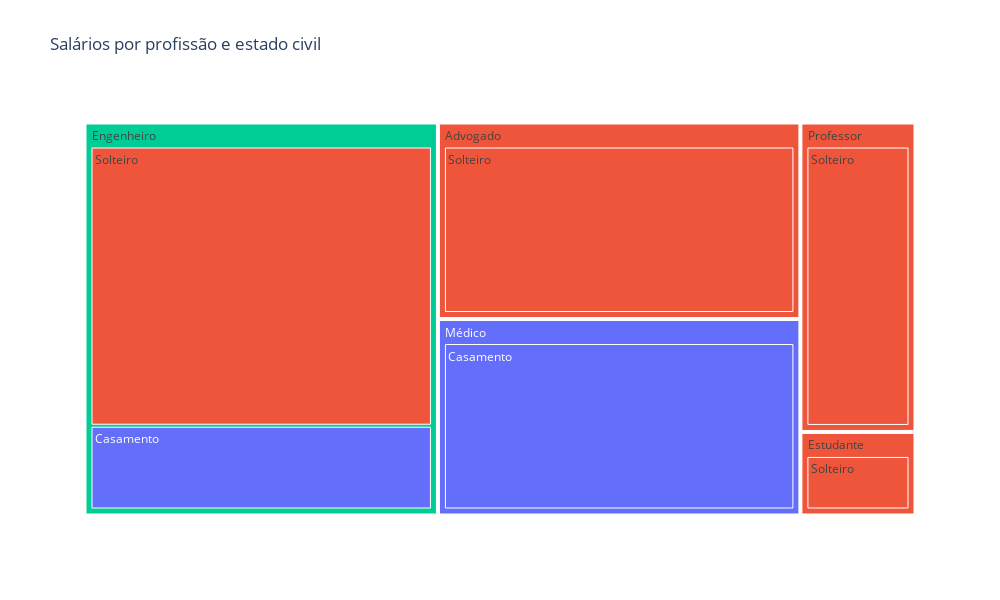

Here is the notebook cell this chart was saved with:
### Code cell
# agrupando os dados do dataframe por profissao e estado civil, e calculando a media do salario para cada profissao e estado
salario_por_profissao_estado_civil = df.groupby(['Profissão', 'Estado_Civil'])['Salário'].mean().reset_index()


fig = px.treemap(salario_por_profissao_estado_civil,
                 path=['Profissão', 'Estado_Civil'],
                 values='Salário',
                 title='Salários por profissão e estado civil',
                 color='Estado_Civil',
                 width=1000,  # Define a largura do gráfico em pixels
                 height=600   # Define a altura do gráfico em pixels
                )
fig.show()
s

### Figure 1 — Plotly figure (JSON) as saved in the notebook; plotly's stock layout.template omitted (floating-point values rounded to 4 significant figures)
{"data": [{"branchvalues": "total", "customdata": [["Casamento"], ["Solteiro"], ["Casamento"], ["Solteiro"], ["Solteiro"], ["Solteiro"], ["Solteiro"], ["(?)"], ["Solteiro"], ["Casamento"], ["Solteiro"]], "domain": {"x": [0, 1], "y": [0, 1]}, "hovertemplate": "labels=%{label}<br>Salário=%{value}<br>parent=%{parent}<br>id=%{id}<br>Estado_Civil=%{customdata[0]}<extra></extra>", "ids": ["Médico/Casamento", "Estudante/Solteiro", "Engenheiro/Casamento", "Advogado/Solteiro", "Engenheiro/Solteiro", "Professor/Solteiro", "Advogado", "Engenheiro", "Estudante", "Médico", "Professor"], "labels": ["Casamento", "Solteiro", "Casamento", "Solteiro", "Solteiro", "Solteiro", "Advogado", "Engenheiro", "Estudante", "Médico", "Professor"], "marker": {"colors": ["#636efa", "#EF553B", "#636efa", "#EF553B", "#EF553B", "#EF553B", "#EF553B", "#00cc96", "#EF553B", "#636efa", "#EF553B"]}, "name": "", "parents": ["Médico", "Estudante", "Engenheiro", "Advogado", "Engenheiro", "Professor", "", "", "", "", ""], "type": "treemap", "values": [10000, 1350, 4500, 10000, 15000, 5000, 10000, 19500, 1350, 10000, 5000]}], "layout": {"height": 600, "legend": {"tracegroupgap": 0}, "title": {"text": "Salários por profissão e estado civil"}, "width": 1000}}
